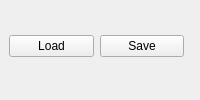
<?xml version="1.0" encoding="UTF-8"?>
<ui version="4.0">
 <class>LabelingDock</class>
 <widget class="QDockWidget" name="LabelingDock">
  <property name="windowTitle">
   <string>Labeling</string>
  </property>
  <widget class="QWidget" name="dockWidgetContents">
   <layout class="QGridLayout" name="gridLayout">
    <item row="0" column="0">
     <widget class="QPushButton" name="loadLabelingButton">
      <property name="toolTip">
       <string>load pixel labeling from a file</string>
      </property>
      <property name="text">
       <string>Load</string>
      </property>
     </widget>
    </item>
    <item row="0" column="1">
     <widget class="QPushButton" name="saveLabelingButton">
      <property name="toolTip">
       <string>save pixel labeling to a file</string>
      </property>
      <property name="text">
       <string>Save</string>
      </property>
     </widget>
    </item>
    <item row="0" column="2">
     <spacer name="horizontalSpacer">
      <property name="orientation">
       <enum>Qt::Horizontal</enum>
      </property>
     </spacer>
    </item>
    <item row="1" column="1">
     <spacer name="verticalSpacer_2">
      <property name="orientation">
       <enum>Qt::Vertical</enum>
      </property>
     </spacer>
    </item>
   </layout>
  </widget>
 </widget>
 <resources/>
 <connections/>
</ui>
